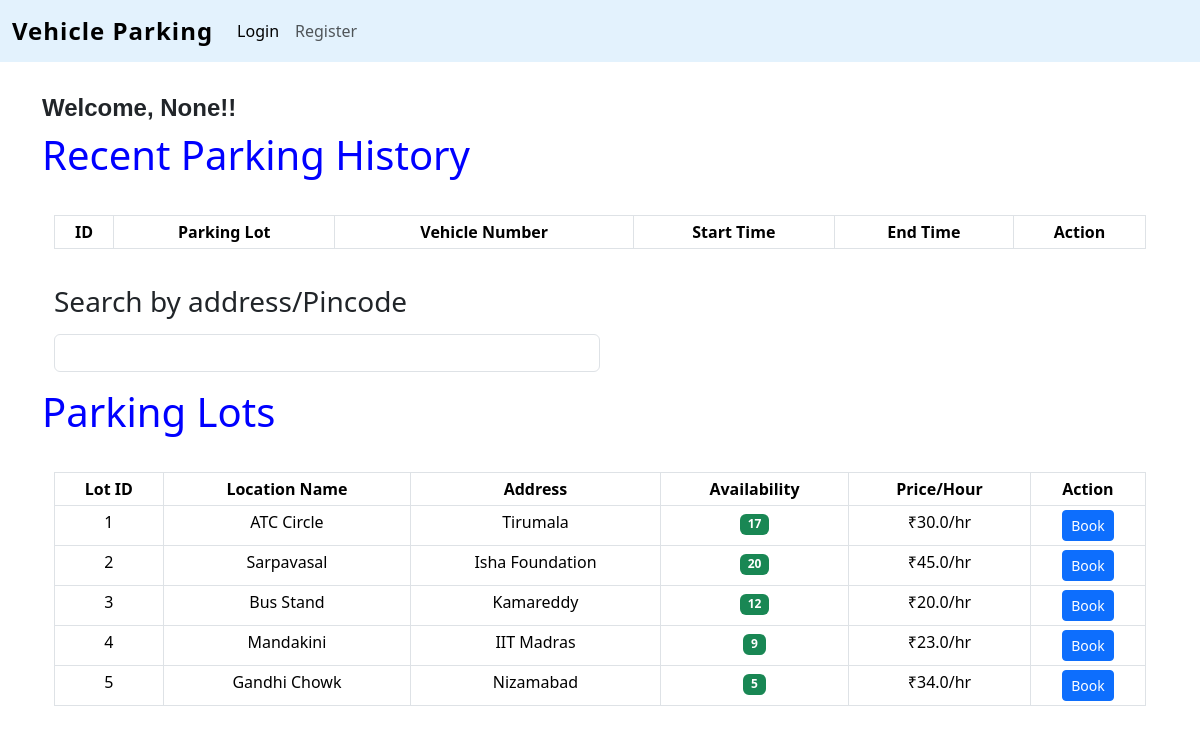
Screenshot of /user_dashboard with the database file from the repository.
### controllers/models.py (models this page shows)
class parking_lot(db.Model):
    id = db.Column(db.Integer, primary_key=True)
    location_name = db.Column(db.String(100), nullable=False)
    max_spots = db.Column(db.Integer,nullable=True)
    available_spots = db.Column(db.Integer, nullable=True)
    price = db.Column(db.Float,nullable=False)
    address = db.Column(db.String(200),nullable=False)
    pincode = db.Column(db.String(10),nullable=True)
    spots = db.relationship('parking_spot')

### controllers/routes.py (the view)
@app.route('/user_dashboard',methods=['GET'])
def user_dashboard():
    return render_template('user_dashboard.html',lots=parking_lot.query.all())

### templates/user_dashboard.html (shortened to what this page needs)
{%extends 'layout.html'%}
{%block content%}
<div>
    <h4 class="text-left" style="font-family: 'Poppins', sans-serif;font-weight:600">
        Welcome, {{ session.get('username') }}!!
    </h4>
</div>
<h1 class="text-left my-2" style="color:blue">Recent Parking History</h1>
<div class="container-fluid col-12 my-3 mb-3 py-1">
    <table class="table table-bordered table-sm mt-3 text-center">
        <thead>
            <tr>
                <th scope="col">ID</th>
                <th scope="col">Parking Lot</th>
                <th scope="col">Vehicle Number</th>
                <th scope="col">Start Time</th>
                <th scope="col">End Time</th>
                <th scope="col">Action</th>
            </tr>
        </thead>
    </table>
</div>
<div class="container">
    <form>
        <div class="mb-3 col-6">
            <label for="exampleInputEmail1" class="form-label fw-bold">
                <h3>Search by address/Pincode</h3>
            </label>
            <input type="text" class="form-control" id="exampleInputEmail1">
        </div>
    </form>
</div>
<h1 class="text-left my-2" style="color:blue">Parking Lots</h1>
<div class="container-fluid col-12 my-3 mb-3 py-1">
    <table class="table table-bordered table-sm mt-3 text-center">
        <thead>
            <tr>
                <th scope="col">Lot ID</th>
                <th scope="col">Location Name</th>
                <th scope="col">Address</th>
                <th scope="col">Availability</th>
                <th scope="col">Price/Hour</th>
                <th scope="col">Action</th>
            </tr>
        </thead>
        <tbody>
            {% for lot in lots %}
            <tr>
                <td>{{ lot.id }}</td>
                <td>{{ lot.location_name }}</td>
                <td>{{ lot.address }}</td>
                <td>
                    {% if lot.available_spots > 0 %}
                    <span class="badge bg-success">{{ lot.available_spots }}</span>
                    {% else %}
                    <span class="badge bg-danger">Full</span>
                    {% endif %}
                </td>
                <td>₹{{ lot.price }}/hr</td>
                <td>
                    <a href="{{url_for('book')}}" class="btn btn-primary btn-sm">Book</a>
                </td>
            </tr>
            {% endfor %}
        </tbody>
    </table>
</div>
{%endblock%}

### templates/layout.html (shortened to what this page needs)
<!DOCTYPE html>
<html lang="en">
<head>
    <link href="https://cdn.jsdelivr.net/npm/bootstrap@5.3.7/dist/css/bootstrap.min.css" rel="stylesheet"
>
</head>
<body>
    {% include 'navbar.html' %}
      <div class="container-fluid">
        <div class="row justify-content-center">
        </div>
    </div>
    <div class="container">
        {%block content %}
        {%endblock%}
    </div>
</body>
</html>

### templates/navbar.html (shortened to what this page needs)
<nav class="navbar navbar-expand-lg" style="background-color: #e3f2fd;" data-bs-theme="light">
  <div class="container-fluid">
    <a class="navbar-brand" href="#" style="font-size: 1.5rem; font-weight: bold; letter-spacing: 1px;">
      Vehicle Parking
    </a>
    <div class="collapse navbar-collapse" id="navbarSupportedContent">
      <ul class="navbar-nav me-auto mb-2 mb-lg-0">
        {% if not session.get('username') %}
        <li class="nav-item">
          <a class="nav-link active" href="/">Login</a>
        </li>
        <li class="nav-item">
          <a class="nav-link" href="/register">Register</a>
        </li>
        {% endif %}
      </ul>
    </div>
  </div>
</nav>

### rows the page displays
parking_lot: id "1", location_name "ATC Circle", address "Tirumala", available_spots "17", price "30.0"
parking_lot: id "2", location_name "Sarpavasal", address "Isha Foundation", available_spots "20", price "45.0"
parking_lot: id "3", location_name "Bus Stand", address "Kamareddy", available_spots "12", price "20.0"
parking_lot: id "4", location_name "Mandakini", address "IIT Madras", available_spots "9", price "23.0"
parking_lot: id "5", location_name "Gandhi Chowk", address "Nizamabad", available_spots "5", price "34.0"

### other values shown
{{ session.get('username') }} "None"
